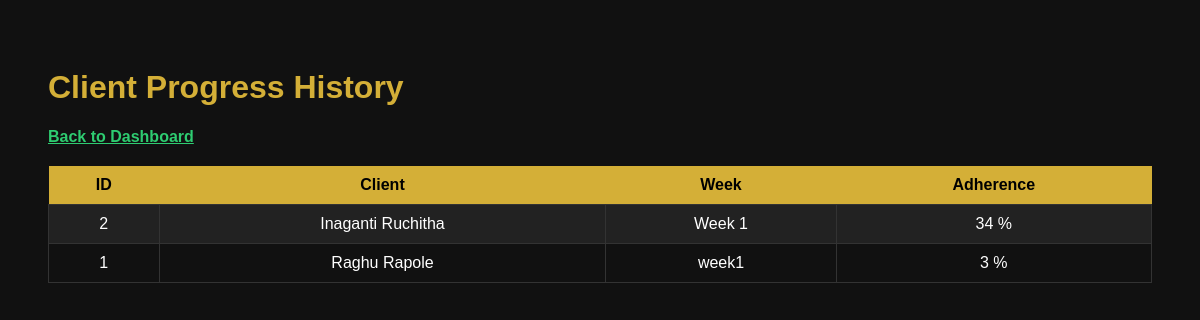
Page /progress_history on the earlier database version.
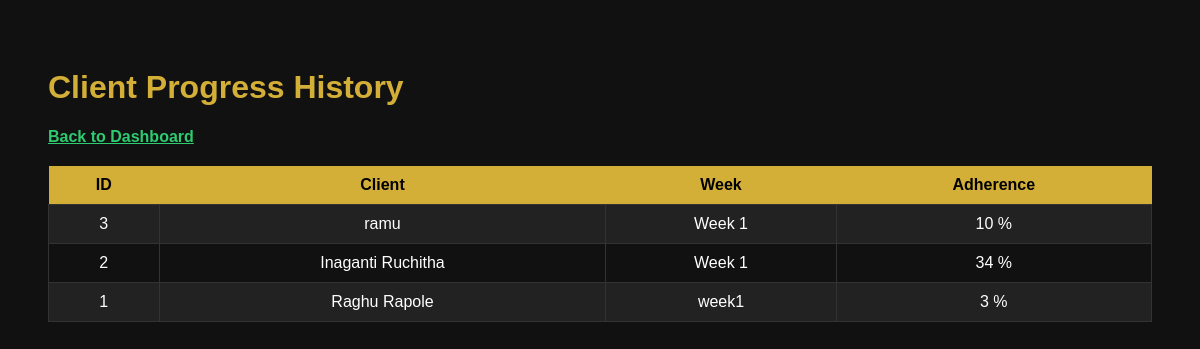
Same page on the later database version.
### tables this page shows
CREATE TABLE progress(
        id INTEGER PRIMARY KEY AUTOINCREMENT,
        client_name TEXT,
        week TEXT,
        adherence INTEGER
    );

### app.py (the view)
@app.route("/progress_history")
def progress_history():
    conn = get_db()
    cur = conn.cursor()
    cur.execute("SELECT * FROM progress ORDER BY id DESC")
    progress = cur.fetchall()
    conn.close()
    return render_template("progress.html", progress=progress)

### app.py (called while the page is built)
def get_db():
    return sqlite3.connect("database.db")

### templates/progress.html (shortened to what this page needs)
<!DOCTYPE html>
<html>
<head>
<link rel="stylesheet" href="/static/styles.css">
</head>
<body>
<h1>Client Progress History</h1>
<a href="/dashboard">Back to Dashboard</a>
<table>
<tr>
<th>ID</th>
<th>Client</th>
<th>Week</th>
<th>Adherence</th>
</tr>
{% for p in progress %}
<tr>
<td>{{p[0]}}</td>
<td>{{p[1]}}</td>
<td>{{p[2]}}</td>
<td>{{p[3]}} %</td>
</tr>
{% endfor %}
</table>
</body>
</html>

Differences in the rows shown:
added progress: id "3", client_name "ramu", week "Week 1", adherence "10"
